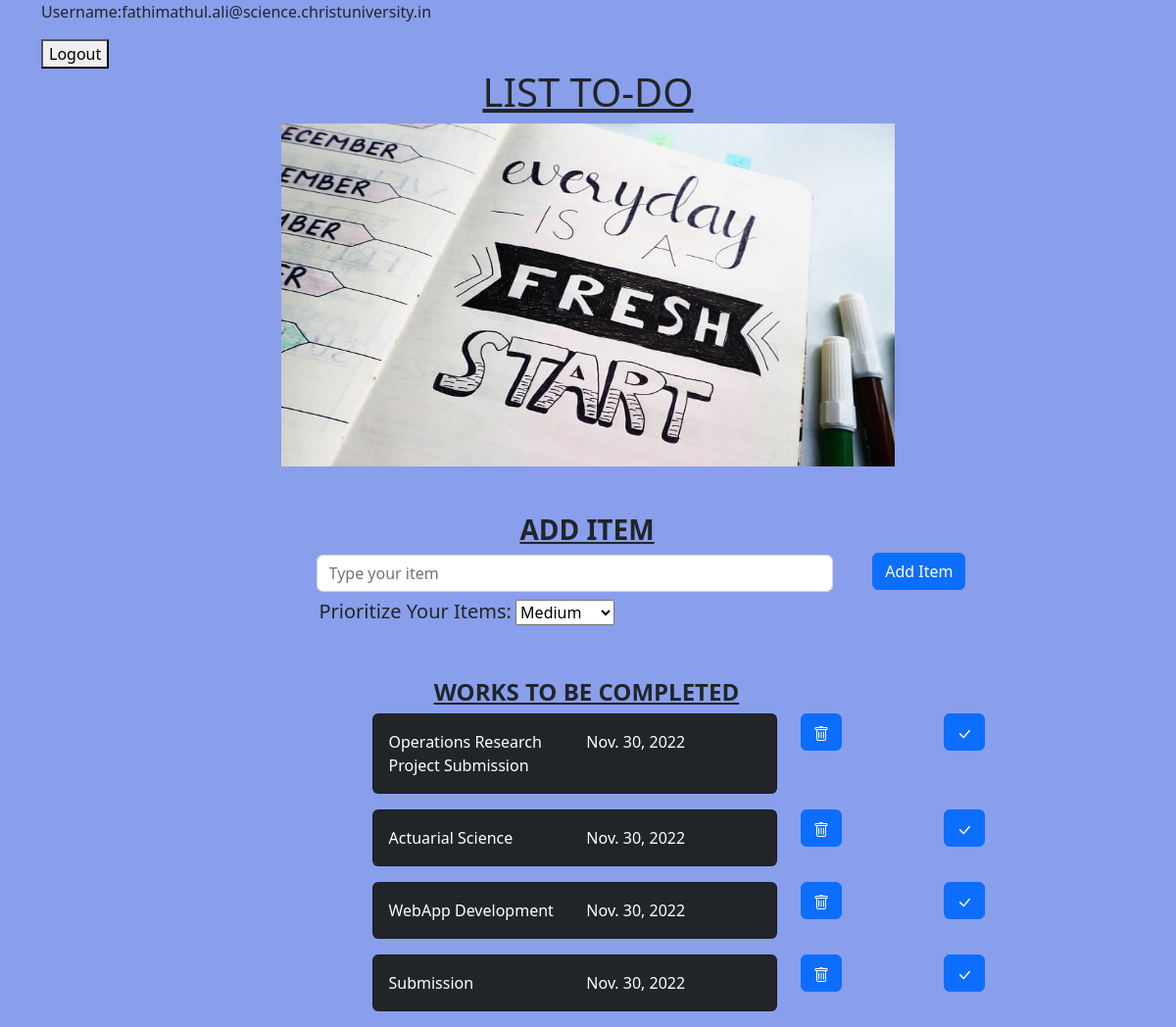
The page /todo/ (signed in) on the database its author committed.
### todo/models.py (models this page shows)
class TodoListItem(models.Model):
    content = models.TextField()
    date=models.DateField(auto_now_add=True)
    user=models.CharField(max_length=100)

### todo/views.py (the view)
# urls.py: path('todo/', views.todoappView, name='todo'),
@login_required(login_url='/login')
def todoappView(request):
    user_email = request.user.email
    all_todo_items = TodoListItem.objects.filter(user=user_email)
    return render(request, 'todolist.html',  {'all_items':all_todo_items})

### templates/todolist.html (shortened to what this page needs)
<!DOCTYPE html>
<html lang="en">
<head>
    {% load static %}
    <link href="https://cdn.jsdelivr.net/npm/bootstrap@5.2.2/dist/css/bootstrap.min.css" rel="stylesheet"
>
</head>
<body style="background-color: rgb(137, 159, 235);">
    <div class="container">
        <p>Username:{{request.user}}</p>
        <a href="\logout">
            <button type="submit">Logout</button>
        </a>
        <h1 style="text-align: center;"><U>LIST TO-DO</U></h1>
        <div class="row">
            <img src="{% static 'img\daily-planner-templates-photo.jpeg'%}" alt="" class="img-fluid mx-auto d-block float-center r-50" style="width: 650px; height:350px;">
          </div>
        <div class="row" style="padding-left: 7cm;">
            <div class="col">
                <div class="row">
                    <form class="form-inline" action="/addTodoItem/" method="post">
                        <br>
                        <br>
                        <div class="row">
                            <div class="col-8">
                                <div class="form-group mx-sm-3 mb-2">
                                    <label for="content" class="sr-only"><h3 style="padding-left: 5.5cm;align-items: center;"><u><b>ADD ITEM</b></u></h3></label>
                                    <input type="text" class="form-control" name="content" placeholder="Type your item">
                                </div>
                            </div>
                            <div class="col-4" style="margin-top: 40px;">
                                <button type="submit" class="btn btn-primary mb-2">Add Item</button>
                            </div>
                        </div>
                        <label for="Brands"><h5 style="padding-left: 0.5cm;">Prioritize Your Items:</h5></label>
    <select name="Brands" id="Brands">
        <optgroup label="To Complete">
            <option value="Google">Medium</option>
        </optgroup>
    </select>
                    </form>
                </div>
                <br>
                <br>
                <h4 style="padding-left: 3.6cm;align-items: center;"><b><u>WORKS TO BE COMPLETED</u></b></h4>
                {% for i in all_items %}
                <div class="row">
                    <div class="col-1"></div>
                    <div class="col-6">
                        <div class="card  text-white bg-dark mb-3">
                            <div class="card-body">
                                <div class="row">
                                    <div class="col-6">
                                        {{i.content}}
                                    </div>
                                    <div class="col-4">
                                        {{i.date}}
                                    </div>
                                </div>
                            </div>
                        </div>
                    </div>
                    <div class="col-2">
                        <form action="/deleteTodoItem/{{i.id}}/" method="post">
                            <button type="submit" class="btn btn-primary">
                            </button>
                        </form>
                    </div>
                    <div class="col-3">
                        <form action="/doneTodoItem/{{i.id}}/" method="post">
                            <button type="submit" class="btn btn-primary">
                            </button>
                        </form>
                    </div>
                </div>
                {% endfor %}
            </div>
        </div>
    </div>
</body>
</html>

### rows shown on the page
TodoListItem: content "Operations Research Project Submission", date "Nov. 30, 2022"
TodoListItem: content "Actuarial Science", date "Nov. 30, 2022"
TodoListItem: content "WebApp Development", date "Nov. 30, 2022"
TodoListItem: content "Submission", date "Nov. 30, 2022"

### other values the page prints
{{ request.user }} "fathimathul.ali@science.christuniversity.in"
